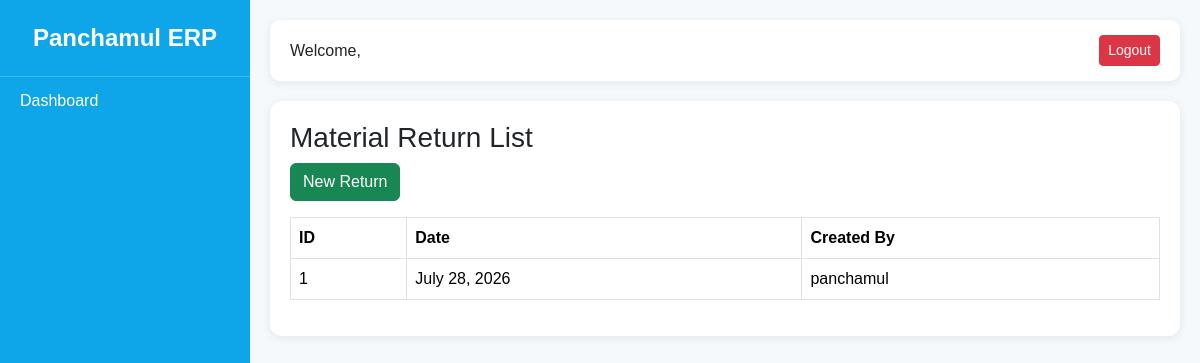
/inventory/returns/, run on an earlier commit of the app's database.
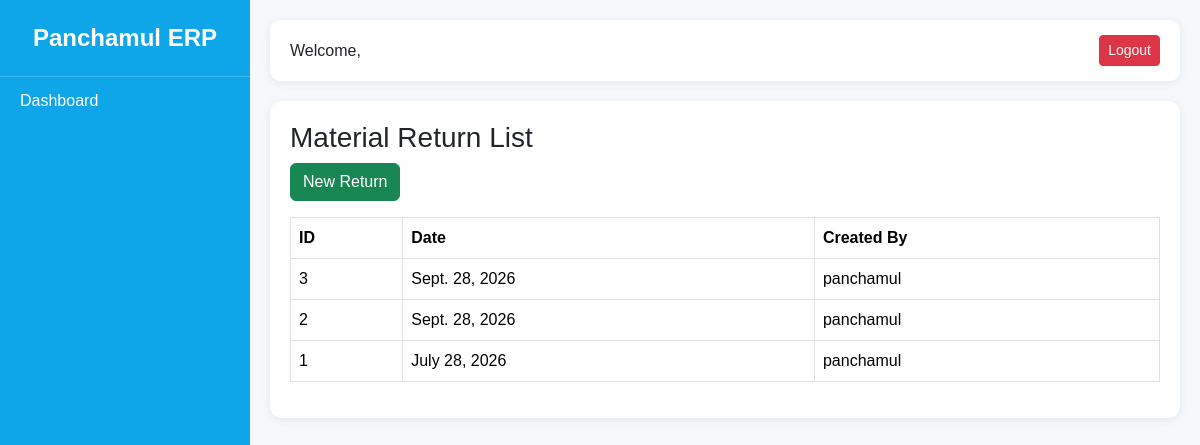
And on a later commit of the database.
### inventory/models.py (models this page shows, shortened)
class MaterialReturn(models.Model):
    return_date = models.DateField()
    remarks = models.TextField(
        blank=True,
        null=True
    )
    created_by = models.ForeignKey(
        'accounts.User',
        on_delete=models.SET_NULL,
        null=True
    )
    created_at = models.DateTimeField(
        auto_now_add=True
    )

### accounts/models.py (models this page shows)
class User(AbstractUser):
    ROLE_CHOICES = (
        ('SUPER_ADMIN', 'Super Admin'),
        ('COMPANY_STAFF', 'Company Staff'),
        ('DEALER_ADMIN', 'Dealer Admin'),
        ('DEALER_STAFF', 'Dealer Staff'),
    )
    role = models.CharField(
        max_length=20,
        choices=ROLE_CHOICES
    )
    phone = models.CharField(
        max_length=20,
        blank=True,
        null=True
    )
    is_active_user = models.BooleanField(
        default=True
    )
    def __str__(self):
        return self.username

### inventory/views.py (the view)
def return_list(request):
    returns = MaterialReturn.objects.all().order_by("-id")
    return render(
        request,
        "inventory/return_list.html",
        {
            "returns": returns,
        }
    )

### accounts/context_processors.py (called while the page is built)
def user_permissions(request):
    permissions = {}
    if request.user.is_authenticated:
        perms = ModulePermission.objects.filter(
            user=request.user
        )
        for p in perms:
            permissions[p.module] = p
    return {
        'user_permissions': permissions
    }

### templates/inventory/return_list.html
{% extends 'dashboard/base.html' %}
{% block content %}
<div class="card-box">
    <h3>Material Return List</h3>
    <a href="{% url 'return_create' %}"
       class="btn btn-success mb-3">
        New Return
    </a>
    <table class="table table-bordered">
        <thead>
            <tr>
                <th>ID</th>
                <th>Date</th>
                <th>Created By</th>
            </tr>
        </thead>
        <tbody>
        {% for item in returns %}
        <tr>
            <td>
                {{ item.id }}
            </td>
            <td>
                {{ item.return_date }}
            </td>
            <td>
                {{ item.created_by }}
            </td>
        </tr>
        {% empty %}
        <tr>
            <td colspan="3">
                No returns available.
            </td>
        </tr>
        {% endfor %}
        </tbody>
    </table>
</div>
{% endblock %}

What changed in the data, as far as the page shows it:
added MaterialReturn: id "3", return_date "Sept. 28, 2026", created_by "panchamul"
added MaterialReturn: id "2", return_date "Sept. 28, 2026", created_by "panchamul"
